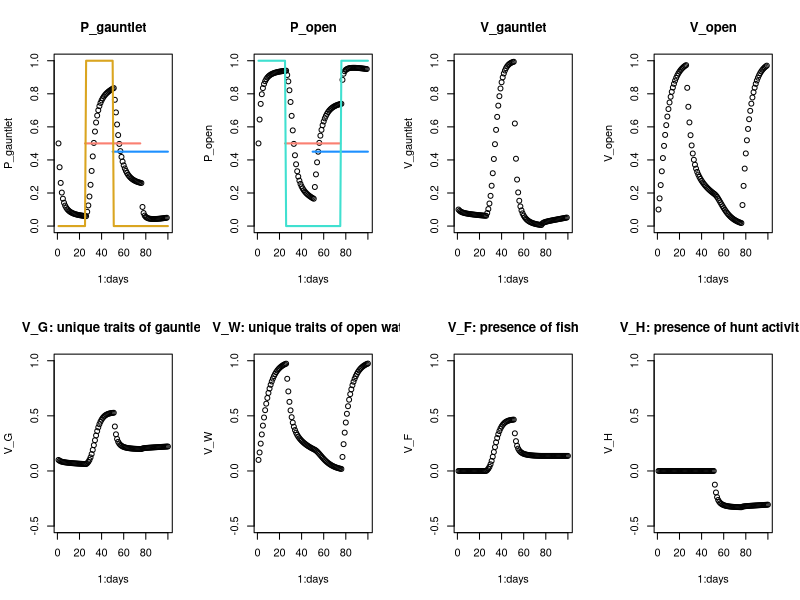

Recreate this plot in R.
# Rescorla-Wagner via Miller and Shettleworth 2007, 2013
# December 2023
# version 2 for messing with additional cues/elements and negative rewards

# parameters
days <- 100
salience <- 0.15 # seems to be standard for this model? Can think about later
beta <- 1 # added back but unclear if we'll ever mess with it?

# variables (for now this matches the rectangle example in the 2007 paper)
V_G <- array(dim = days) # geography of gauntlet
V_W <- array(dim = days) # geography of open water
V_F <- array(dim = days, data = rep(0, days)) # presence of salmon
# V_B <- array(dim = days) # some element(s) in common between both
V_H <- array(dim = days) # presence of hunt activity

V_gauntlet <- array(dim = days)
V_open <- array(dim = days)

P_gauntlet <- array(dim = days)
P_open <- array(dim = days)

# one salmon pulse in middle
salmon <- array(dim = days, data = c(rep(0, days/4), rep(1, days/4), rep(1, days/4), rep(0, days/4)))
# add hunt regimes too
  # 1 no hunt no fish
  # 2 no hunt yes fish
  # 3 yes hunt yes fish
  # 4 yes hunt no fish
regime <- array(dim = days, data = c(rep(1, days/4), rep(2, days/4), rep(3, days/4), rep(4, days/4)))
# rewards
  # reward gauntlet when yes fish no hunt
  # reward open when no fish regardless of hunt
  # no reward in either when yes fish yes hunt
lambda_gs <- array(dim = days, data = c(rep(0, days/4), rep(1, days/4), rep(0, days/2)))
lambda_os <- array(dim = days, data = c(rep(1, days/4), rep(0, days/4), rep(0, days/4), rep(1, days/4)))

# start values
V_G[1] <- 0.1
V_W[1] <- 0.1
V_F[1] <- 0
# V_B[1] <- 0.1 # bc something needed to be non-0 I think
V_H[1] <- 0

# loop
for(day in 1:(days-1)) {
  V_gauntlet[day] <- V_G[day] + V_F[day] + V_H[day]
  V_open[day] <- V_W[day]
  P_gauntlet[day] <- V_gauntlet[day]/(V_gauntlet[day] + V_open[day])
  P_open[day] <- V_open[day]/(V_gauntlet[day] + V_open[day])
  
  if(regime[day] == 1){ # no fish no hunting
    lambda_g <- 0
    lambda_o <- 1
    V_G[day+1] <- V_G[day] + salience * beta * (lambda_g - (V_G[day])) * P_gauntlet[day]
    V_W[day+1] <- V_W[day] + salience * beta * (lambda_o - (V_W[day])) * P_open[day]
    V_F[day+1] <- V_F[day]
    V_H[day+1] <- V_H[day]
    
  } else {
    if(regime[day] == 2) { # yes fish no hunting
      lambda_g <- 1
      lambda_o <- 0
      V_G[day+1] <- V_G[day] + salience * beta * (lambda_g - (V_G[day] + V_F[day])) * P_gauntlet[day]
      V_W[day+1] <- V_W[day] + salience * beta * (lambda_o - (V_W[day])) * P_open[day]
      V_F[day+1] <- V_F[day] + salience * beta * (lambda_g - (V_G[day] + V_F[day])) * P_gauntlet[day]
      V_H[day+1] <- V_H[day]
    } else {
      if(regime[day] == 3) { # yes fish yes hunting
        lambda_g <- 0
        lambda_o <- 0
        V_G[day+1] <- V_G[day] + salience * beta * (lambda_g - (V_G[day] + V_F[day] + V_H[day])) * P_gauntlet[day]
        V_W[day+1] <- V_W[day] + salience * beta * (lambda_o - (V_W[day])) * P_open[day]
        V_F[day+1] <- V_F[day] + salience * beta * (lambda_g - (V_G[day] + V_F[day] + V_H[day])) * P_gauntlet[day]
        V_H[day+1] <- V_H[day] + salience * beta * (lambda_g - (V_G[day] + V_F[day] + V_H[day])) * P_gauntlet[day]
      } else { # no fish yes hunting
        lambda_g <- 0
        lambda_o <- 1
        V_G[day+1] <- V_G[day] + salience * beta * (lambda_g - (V_G[day] + V_H[day])) * P_gauntlet[day]
        V_W[day+1] <- V_W[day] + salience * beta * (lambda_o - (V_W[day])) * P_open[day]
        V_F[day+1] <- V_F[day]
        V_H[day+1] <- V_H[day] + salience * beta * (lambda_g - (V_G[day] + V_H[day])) * P_gauntlet[day]
      }
    }
  }
  
  # correct P_Ls to 0 or 1 if out of range (MS 2013)
  if(P_gauntlet[day] > 1) {
    P_gauntlet[day] <- 1
  } else {
    if(P_gauntlet[day] < 0) {
      P_gauntlet[day] <- 0
    }
  }
  if(P_open[day] > 1) {
    P_open[day] <- 1
  } else {
    if(P_open[day] < 0) {
      P_open[day] <- 0
    }
  }
  
}
par(mfrow = c(2, 4))
# plot(1:days, salmon, main = "salmon")
plot(1:days, P_gauntlet, main = "P_gauntlet", ylim = c(0, 1))
lines((days/4):(days/4*3), rep(0.5, (days/2) + 1), col = "salmon", lwd = 2) # salmon presence
lines((days/2):days, rep(0.45, (days/2) + 1), col = "dodgerblue", lwd = 2) # hunt presence
lines(1:days, lambda_gs, lwd = 2, col = "goldenrod") # lambda for gauntlet
plot(1:days, P_open, main = "P_open", ylim = c(0, 1))
lines((days/4):(days/4*3), rep(0.5, (days/2) + 1), col = "salmon", lwd = 2)
lines((days/2):days, rep(0.45, (days/2) + 1), col = "dodgerblue", lwd = 2)
lines(1:days, lambda_os, lwd = 2, col = "turquoise") # lambda for open water
plot(1:days, V_gauntlet, main = "V_gauntlet", ylim = c(0, 1))
plot(1:days, V_open, main = "V_open", ylim = c(0, 1))
plot(1:days, V_G, main = "V_G: unique traits of gauntlet", ylim = c(-0.5, 1))
plot(1:days, V_W, main = "V_W: unique traits of open water", ylim = c(-0.5, 1))
plot(1:days, V_F, main = "V_F: presence of fish", ylim = c(-0.5, 1))
plot(1:days, V_H, main = "V_H: presence of hunt activity", ylim = c(-0.5, 1))
#plot(1:days, V_B, main = "V_B: common trait")

